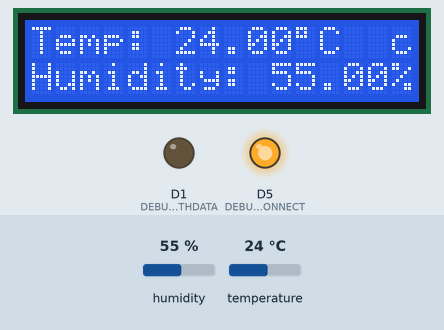
Recording of a sketch running on a simulated ESP8266 (NodeMCU). Parts: 16×2 character LCD, output pins drawn as LEDs (lit = HIGH). The test bench sets the inputs (shaded band); at power-on: humidity 55 %, temperature 24 °C. WiFi joins after 1.5 s; servers stay silent unless stated.

Above: at 2.7 s.
2.8 s: humidity set to 22 %
At 4.4 s:
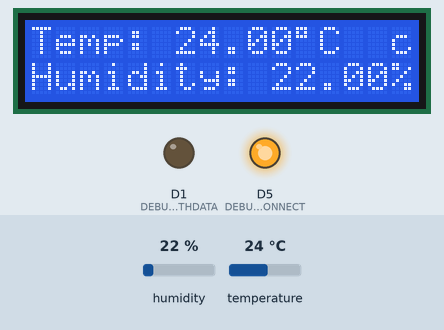
5.5 s: temperature set to 12 °C
At 7.1 s:
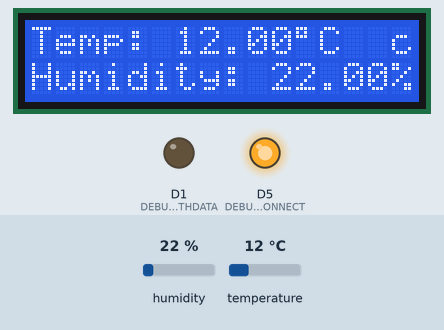
8.2 s: humidity set to 40 %
At 10.2 s:
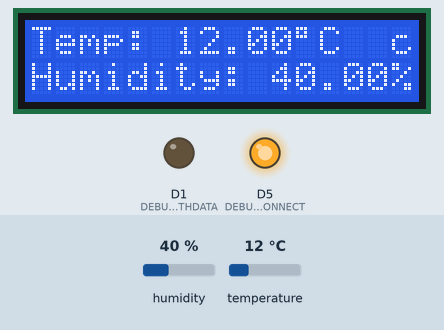
11.2 s: temperature set to 19 °C
At 13.0 s:
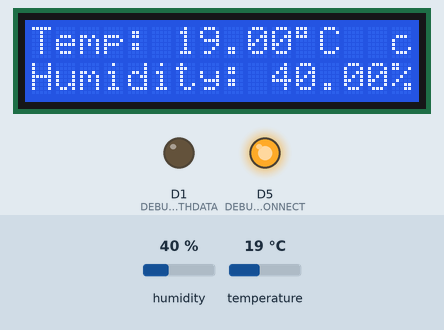
Timing chart, 0 to 14.5 s (numbered marks = the images above; inputs shaded):
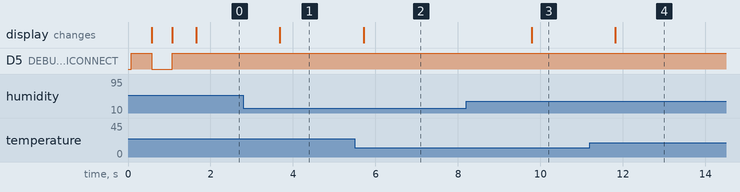

Measured:
- after the input at 2.8 s, the display: changes after 0.88 s (image 1)
- after the input at 5.5 s, the display: changes after 0.22 s (image 2)
- after the input at 8.2 s, the display: changes after 1.6 s (image 3)
- after the input at 11.2 s, the display: changes after 0.62 s (image 4)

The sketch:

DHT11_LCD_ESP8266.ino
```cpp
#include <LiquidCrystal_I2C.h>
LiquidCrystal_I2C lcd(0x27, 16, 2);
#include <ESP8266WiFi.h>
#include <ESP8266mDNS.h>
#include "DHT.h"
#define DHTPIN D3
#define DHTTYPE DHT11
DHT dht(DHTPIN,DHTTYPE);

// Declared Port
#define DEBUG_WIFICONNECT 14
#define DEBUG_PUTHDATA 5

// Define WiFi SSID and Password
#define WIFI_SSID "Pitsanu02"
#define WIFI_PASSWORD "0930436150"

void setup()
{
  lcd.begin();
  dht.begin();
  pinMode(DEBUG_WIFICONNECT,OUTPUT);
  pinMode(DEBUG_PUTHDATA,   OUTPUT);


  WiFi.mode(WIFI_STA);
  //Connect to wifi.
  WiFi.begin(WIFI_SSID, WIFI_PASSWORD);
   lcd.print("connecting");

  while (WiFi.status() != WL_CONNECTED) {
    lcd.print(".");
    digitalWrite(DEBUG_WIFICONNECT, !digitalRead(DEBUG_WIFICONNECT));
    delay(500);
  }
  digitalWrite(DEBUG_WIFICONNECT, HIGH);
  lcd.println();
  lcd.print("connected: ");
  lcd.print(WiFi.localIP());
}

void loop()
{
  float h = dht.readHumidity();
  // Read temperature as Celsius (the default)
  float t = dht.readTemperature();
  // Read temperature as Fahrenheit (isFahrenheit = true)
  float f = dht.readTemperature(true);
  // LCD show
  lcd.setCursor(0,0);
  lcd.print("Temp: ");
  lcd.print(t);
  lcd.print((char)223);
  lcd.print("C");
  lcd.setCursor(0,1);
  lcd.print("Humidity: ");
  lcd.print(h);
  lcd.print("%");
  }
```
